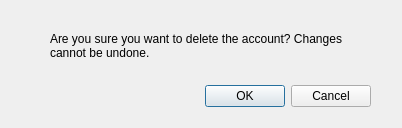
<?xml version="1.0" encoding="UTF-8"?>
<ui version="4.0">
 <class>Dialog</class>
 <widget class="QDialog" name="Dialog">
  <property name="geometry">
   <rect>
    <x>0</x>
    <y>0</y>
    <width>402</width>
    <height>128</height>
   </rect>
  </property>
  <property name="sizePolicy">
   <sizepolicy hsizetype="Preferred" vsizetype="Preferred">
    <horstretch>0</horstretch>
    <verstretch>0</verstretch>
   </sizepolicy>
  </property>
  <property name="windowTitle">
   <string>Confirm Dialog</string>
  </property>
  <widget class="QDialogButtonBox" name="confirmBox">
   <property name="geometry">
    <rect>
     <x>30</x>
     <y>80</y>
     <width>341</width>
     <height>32</height>
    </rect>
   </property>
   <property name="orientation">
    <enum>Qt::Horizontal</enum>
   </property>
   <property name="standardButtons">
    <set>QDialogButtonBox::Cancel|QDialogButtonBox::Ok</set>
   </property>
  </widget>
  <widget class="QLabel" name="content">
   <property name="geometry">
    <rect>
     <x>50</x>
     <y>20</y>
     <width>311</width>
     <height>51</height>
    </rect>
   </property>
   <property name="text">
    <string>Are you sure you want to delete the account? Changes cannot be undone.</string>
   </property>
   <property name="wordWrap">
    <bool>true</bool>
   </property>
  </widget>
 </widget>
 <resources/>
 <connections>
  <connection>
   <sender>confirmBox</sender>
   <signal>accepted()</signal>
   <receiver>Dialog</receiver>
   <slot>accept()</slot>
   <hints>
    <hint type="sourcelabel">
     <x>248</x>
     <y>94</y>
    </hint>
    <hint type="destinationlabel">
     <x>157</x>
     <y>127</y>
    </hint>
   </hints>
  </connection>
  <connection>
   <sender>confirmBox</sender>
   <signal>rejected()</signal>
   <receiver>Dialog</receiver>
   <slot>reject()</slot>
   <hints>
    <hint type="sourcelabel">
     <x>316</x>
     <y>100</y>
    </hint>
    <hint type="destinationlabel">
     <x>286</x>
     <y>127</y>
    </hint>
   </hints>
  </connection>
 </connections>
</ui>
